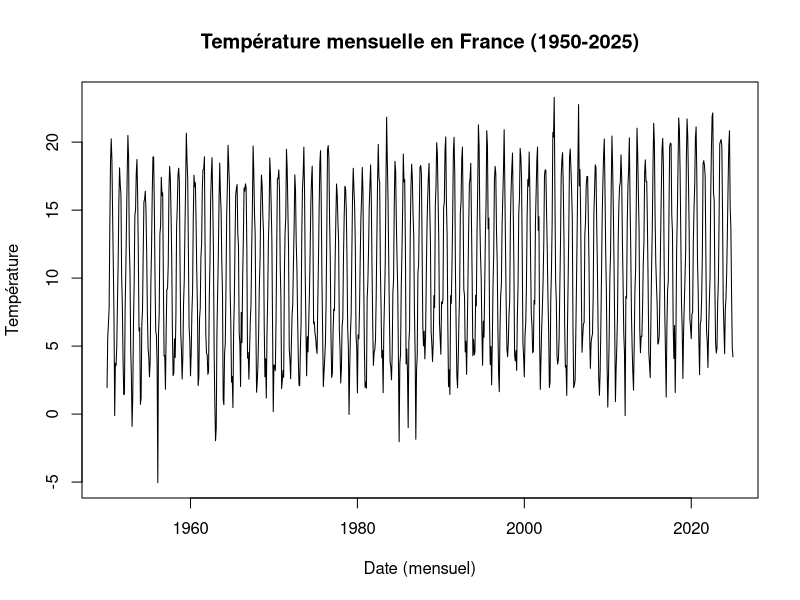
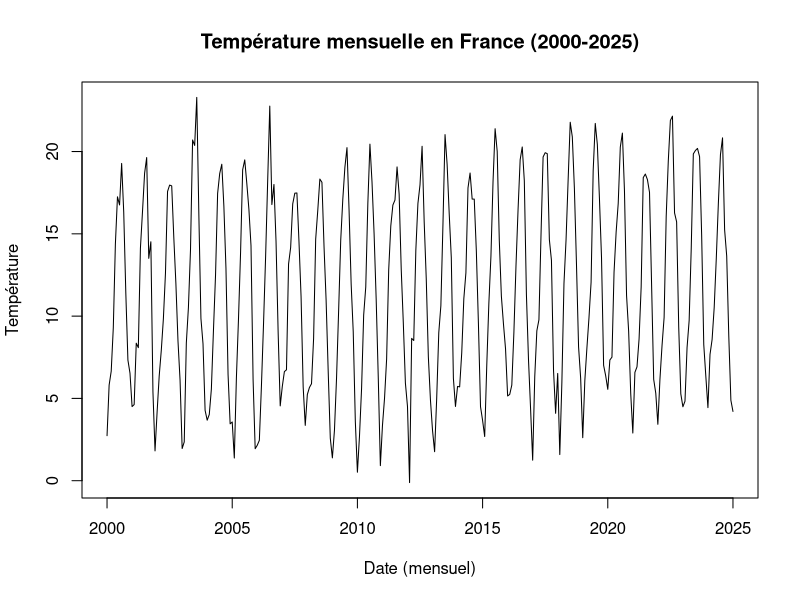
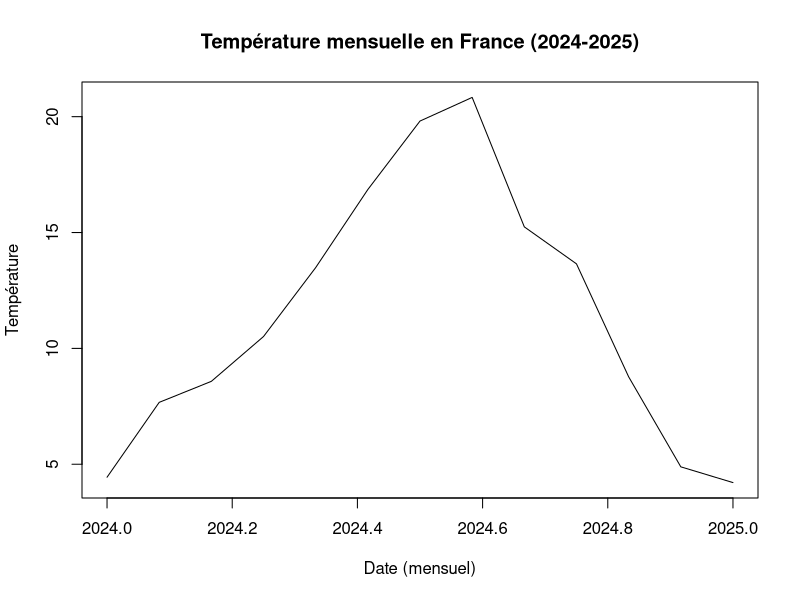
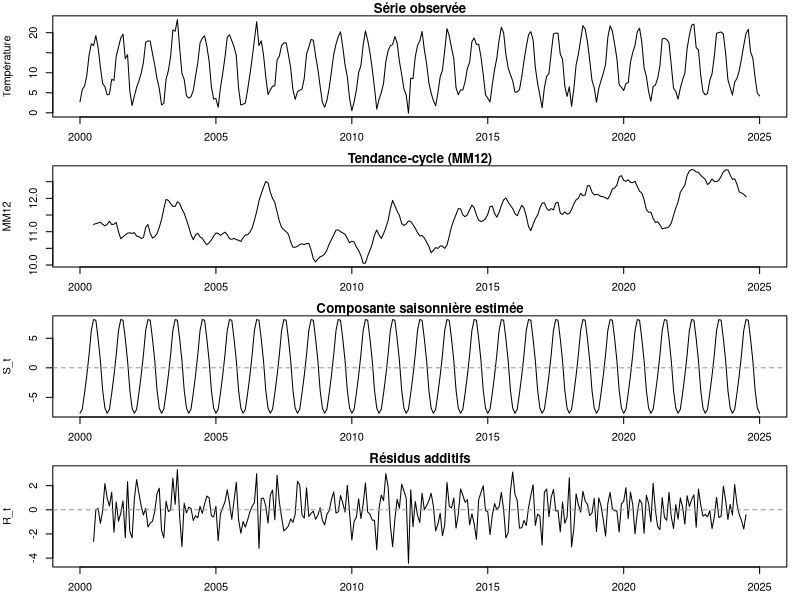
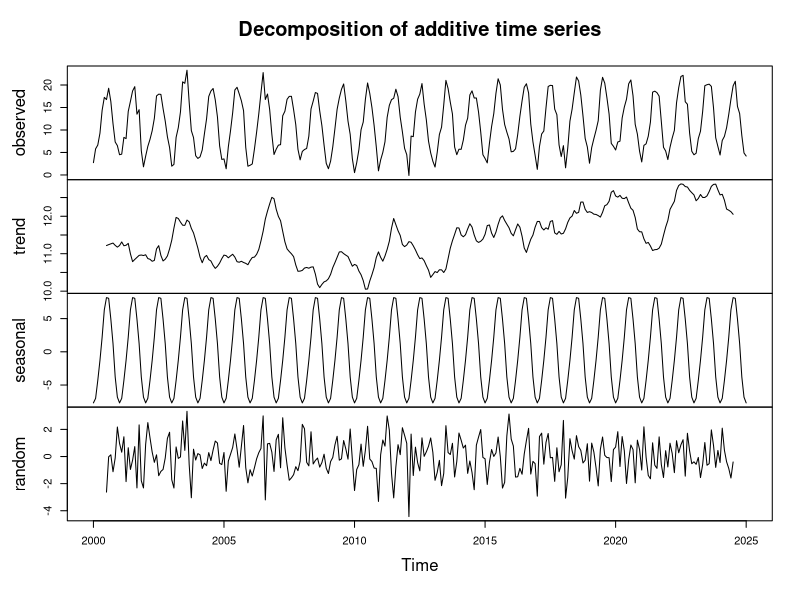

Recreate these plots in R, in order.
## ---- chunk 1
knitr::opts_chunk$set(fig.width = 10, fig.height = 5, message = FALSE, warning = FALSE)
## ---- chunk 2
library(ggplot2)
library(forecast)

data <- read.csv("data/data.csv")
data <- data[, 2]
data <- ts(data, start = c(1950, 1), end = c(2025, 1), frequency = 12)
head(data)
## ---- chunk 3
plot.ts(
  data,
  main = "Température mensuelle en France (1950-2025)",
  ylab = "Température",
  xlab = "Date (mensuel)"
)
## ---- chunk 4
short_data <- window(data, start = c(2000, 1))
plot.ts(
  short_data,
  main = "Température mensuelle en France (2000-2025)",
  ylab = "Température",
  xlab = "Date (mensuel)"
)

s_data <- window(data, start = c(2024, 1))
plot.ts(
  s_data,
  main = "Température mensuelle en France (2024-2025)",
  ylab = "Température",
  xlab = "Date (mensuel)"
)
## ---- chunk 5
ma12 <- ma(short_data, 12)
ecart <- short_data - ma12
mois <- factor(cycle(short_data), levels = 1:12, labels = month.abb)
## ---- chunk 6
lm_temp <- lm(ecart ~ mois - 1, na.action = na.exclude)
coef_saison <- coef(lm_temp)
## ---- chunk 7
coef_saison <- coef_saison - mean(coef_saison, na.rm = TRUE)

saison_est <- ts(
  rep(coef_saison, length.out = length(short_data)),
  start = start(short_data),
  frequency = frequency(short_data)
)
## ---- chunk 8
residus <- short_data - (ma12 + saison_est)
## ---- chunk 9
old_par <- par(no.readonly = TRUE)
par(mfrow = c(4, 1), mar = c(2.5, 4, 1.2, 1))

plot(short_data, main = "Série observée", ylab = "Température")
plot(ma12, main = "Tendance-cycle (MM12)", ylab = "MM12")
plot(saison_est, main = "Composante saisonnière estimée", ylab = "S_t")
abline(h = 0, col = "grey60", lty = 2)
plot(residus, main = "Résidus additifs", ylab = "R_t")
abline(h = 0, col = "grey60", lty = 2)

par(old_par)
## ---- chunk 10
m <- decompose(short_data, type = "additive")
plot(m)
